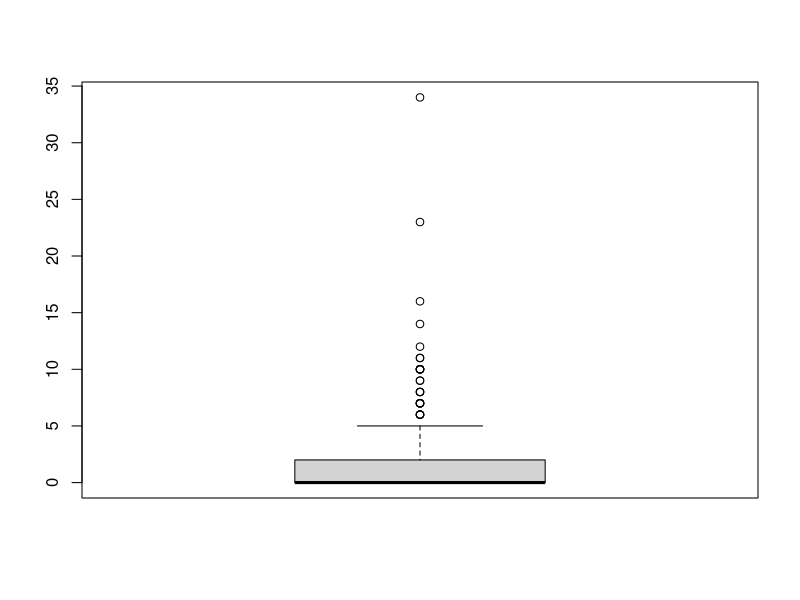

Reproduce this figure in R.
## ---- chunk 1
library(tidyverse)
tweets <- read.csv("code_clan_tweets.csv")
tweets
## ---- chunk 2
dim(tweets)
names(tweets)

## ---- chunk 3
boxplot(tweets$favorite_count)
## ---- chunk 4
no_is_quote <- filter(tweets, is_quote != TRUE)
no_is_quote
## ---- chunk 5
tweets_grouped_source <- group_by(no_is_quote, source)
tweets_grouped_source
## ---- chunk 6
summarise(tweets_grouped_source, count = n())
## ---- chunk 7
arrange(tweets_grouped_source, desc(media_type))
